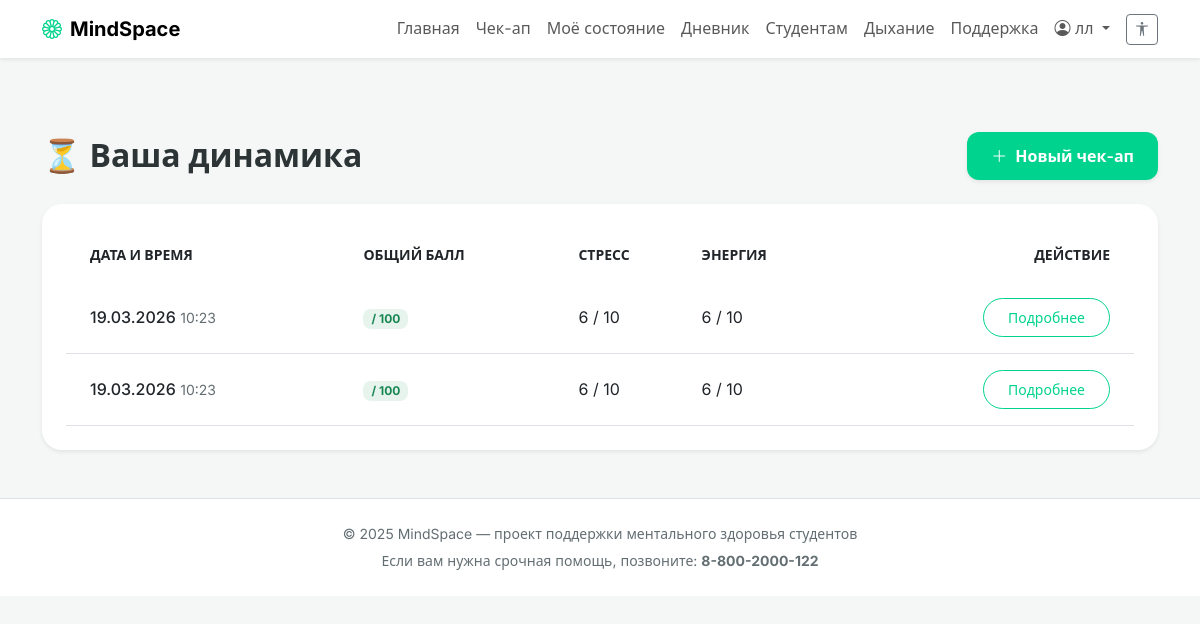
/checkups (signed in), run on the app's committed database.
### models.py (models this page shows, shortened)
class User(UserMixin, db.Model):
    __tablename__ = 'users'
    id = db.Column(db.Integer, primary_key=True)
    username = db.Column(db.String(64), unique=True, nullable=False)
    email = db.Column(db.String(120), unique=True, nullable=False)
    password_hash = db.Column(db.String(128), nullable=False)
    created_at = db.Column(db.DateTime, default=novosibirsk_time)
    checkups = db.relationship('Checkup', backref='user', lazy='dynamic')
    journal_entries = db.relationship('JournalEntry', backref='user', lazy='dynamic')

class Checkup(db.Model):
    __tablename__ = 'checkups'
    id = db.Column(db.Integer, primary_key=True)
    user_id = db.Column(db.Integer, db.ForeignKey('users.id'), nullable=False)
    date = db.Column(db.DateTime, default=novosibirsk_time)
    stress = db.Column(db.Integer)
    sleep = db.Column(db.Integer)
    energy = db.Column(db.Integer)
    focus = db.Column(db.Integer)
    satisfaction = db.Column(db.Integer)
    motivation = db.Column(db.Integer)
    social = db.Column(db.Integer)
    nutrition = db.Column(db.Integer)
    hopes = db.Column(db.Integer)
    control = db.Column(db.Integer)

### app.py (the view)
@app.route('/checkups')
@login_required
def checkups_history():
    checkups = Checkup.query.filter_by(user_id=current_user.id).order_by(Checkup.date.desc()).all()
    return render_template('checkups_history.html', checkups=checkups, questions=SIMPLE_QUESTIONS_MAP)

### app.py (called while the page is built)
@app.context_processor
def inject_timezone():
    return dict(tz=pytz.timezone('Asia/Novosibirsk'))

@login_manager.user_loader
def load_user(user_id):
    return User.query.get(int(user_id))

### templates/checkups_history.html (shortened to what this page needs)
{% extends "base.html" %}
{% block content %}
<div class="d-flex justify-content-between align-items-center mb-4">
    <h2 class="fw-bold mb-0">⏳ Ваша динамика</h2>
    <a href="{{ url_for('checkup') }}" class="btn btn-primary shadow-sm"><i class="bi bi-plus-lg me-1"></i> Новый
        чек-ап</a>
</div>
<div class="card border-0 shadow-sm">
    <div class="card-body p-0">
        <div class="table-responsive">
            <table class="table table-hover align-middle mb-0">
                <thead class="bg-light text-muted small text-uppercase">
                    <tr>
                        <th class="ps-4 py-3 border-0" style="border-top-left-radius: 15px;">Дата и время</th>
                        <th class="py-3 border-0">Общий балл</th>
                        <th class="py-3 border-0">Стресс</th>
                        <th class="py-3 border-0">Энергия</th>
                        <th class="pe-4 py-3 border-0 text-end" style="border-top-right-radius: 15px;">Действие</th>
                    </tr>
                </thead>
                <tbody>
                    {% if checkups %}
                    {% for checkup in checkups %}
                    <tr>
                        <td class="ps-4 py-3"><span class="fw-medium">{{ checkup.date.strftime('%d.%m.%Y') }}</span>
                            <span class="text-muted small">{{ checkup.date.strftime('%H:%M') }}</span></td>
                        <td class="py-3"><span class="badge bg-success bg-opacity-10 text-success px-2 py-1"
                                style="border-radius: 8px;">{{ checkup.total_score }} / 100</span></td>
                        <td class="py-3">{{ checkup.stress }} / 10</td>
                        <td class="py-3">{{ checkup.energy }} / 10</td>
                        <td class="pe-4 py-3 text-end">
                            <a href="{{ url_for('result', checkup_id=checkup.id) }}"
                                class="btn btn-sm btn-outline-primary" style="border-radius: 8px;">Подробнее</a>
                        </td>
                    </tr>
                    {% endfor %}
                    {% endif %}
                </tbody>
            </table>
        </div>
    </div>
</div>
{% endblock %}

### templates/base.html (shortened to what this page needs)
<!DOCTYPE html>
<html lang="ru">
<head>
    <link href="https://cdn.jsdelivr.net/npm/bootstrap@5.3.0/dist/css/bootstrap.min.css" rel="stylesheet">
    <link rel="stylesheet" href="https://cdn.jsdelivr.net/npm/bootstrap-icons@1.11.3/font/bootstrap-icons.min.css">
    <link rel="stylesheet" href="{{ url_for('static', filename='css/style.css') }}">
</head>
<body>
    <nav class="navbar navbar-expand-lg fixed-top bg-white shadow-sm py-2">
        <div class="container">
            <a class="navbar-brand fw-bold" href="{{ url_for('index') }}">
                <i class="bi bi-flower1 me-2" style="color: var(--primary);"></i>MindSpace
            </a>
            <div class="collapse navbar-collapse" id="navbarNav">
                <ul class="navbar-nav ms-auto align-items-center">
                    {% if current_user.is_authenticated %}
                    <li class="nav-item"><a class="nav-link" href="{{ url_for('index') }}">Главная</a></li>
                    <li class="nav-item"><a class="nav-link" href="{{ url_for('checkup') }}">Чек-ап</a></li>
                    <li class="nav-item"><a class="nav-link" href="{{ url_for('my_state') }}">Моё состояние</a></li>
                    <li class="nav-item"><a class="nav-link" href="{{ url_for('journal') }}">Дневник</a></li>
                    <li class="nav-item"><a class="nav-link" href="{{ url_for('student') }}">Студентам</a></li>
                    <li class="nav-item"><a class="nav-link" href="{{ url_for('breathing') }}">Дыхание</a></li>
                    <li class="nav-item"><a class="nav-link" href="{{ url_for('support') }}">Поддержка</a></li>
                    <li class="nav-item dropdown">
                        <a class="nav-link dropdown-toggle" href="#" role="button" data-bs-toggle="dropdown">
                            <i class="bi bi-person-circle"></i> {{ current_user.username }}
                        </a>
                    </li>
                    <li class="nav-item ms-2">
                        <button id="enable-accessibility" class="btn btn-outline-secondary btn-sm"
                            title="Панель доступности">
                            <i class="bi bi-universal-access"></i>
                        </button>
                    </li>
                    {% else %}
                    <li class="nav-item"><a class="nav-link" href="{{ url_for('login') }}">Войти</a></li>
                    <li class="nav-item"><a class="nav-link" href="{{ url_for('register') }}">Регистрация</a></li>
                    {% endif %}
                </ul>
            </div>
        </div>
    </nav>
    <main class="container mt-5 pt-4">
        {% block content %}{% endblock %}
    </main>
    <footer class="mt-5 py-4 bg-white border-top">
        <div class="container text-center text-muted small">
            <p class="mb-1">© 2025 MindSpace — проект поддержки ментального здоровья студентов</p>
            <p class="mb-0">Если вам нужна срочная помощь, позвоните: <strong>8-800-2000-122</strong></p>
        </div>
    </footer>
</body>
</html>

### static/css/style.css (style rules this page uses)
:root { --primary: #00d38d; --bg-color: #f4f7f6; --card-bg: #ffffff; --text-color: #2d3436; --text-muted: #636e72; --border-color: #e9ecef; --font-main: 'Inter', system-ui, sans-serif; --font-size-multiplier: 1; --radius: 20px; --radius-small: 12px; }
html { font-size: calc(16px * var(--font-size-multiplier)); }
body { background-color: var(--bg-color); color: var(--text-color); font-family: var(--font-main); line-height: 1.6; transition: all 0.2s ease; margin: 0; padding-top: 60px; }
.navbar, .accessibility-panel, footer, .card { background-color: var(--card-bg) !important; color: var(--text-color) !important; }
.text-muted { color: var(--text-muted) !important; }
.card { background: var(--card-bg); border: none; border-radius: var(--radius); padding: 1.5rem; transition: transform 0.3s ease, box-shadow 0.3s ease; box-shadow: 0 10px 30px -10px rgba(0, 0, 0, 0.05); }
.btn-primary { background-color: var(--primary) !important; border: none !important; border-radius: 0.75rem !important; padding: 0.75rem 1.5rem !important; font-weight: 600 !important; color: #fff !important; transition: opacity 0.2s; }
.btn-outline-primary { border-color: var(--primary) !important; color: var(--primary) !important; border-radius: 2rem !important; padding: 0.5rem 1.5rem !important; font-weight: 500; }

### data on the page
User: username "лл"
Checkup: date "19.03.2026", date "10:23", stress "6", energy "6"
Checkup: date "19.03.2026", date "10:23", stress "6", energy "6"
